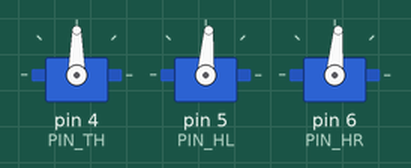
Bench run of a sketch on a simulated Arduino Uno, built with avr-gcc and run on an emulated ATmega328P. Shown: 3 × servo.

Above: at 0.05 s.
At 0.5 s:
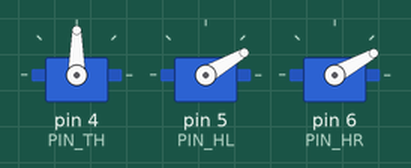
At 1.0 s:
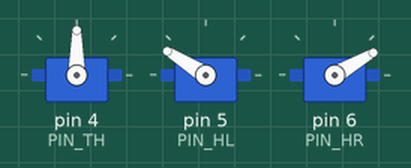
At 1.95 s:
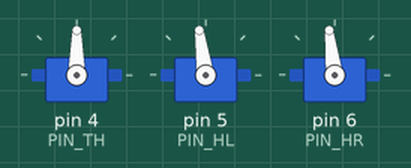
Timing chart, 0 to 4.6 s (numbered marks = the images above):
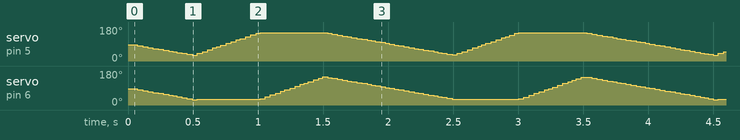

The sketch:

d1_bpm.ino
```cpp
/****************************************
myPOSE - tempo
by Shinjia Chen
Version: 1.0
****************************************/

int N_SERVOS = 3; // 伺服馬達的個數

// 參數：校正的位置 (要調整的角度)
int adj[]={ 0, 0, 0 };

// 參數：起始位置
int pos_home[]={ 90,90,90 };  // 起始位置
int pos[]={ 90,90,90 };  // 目前位置

// 參數：節拍設定 tempo: BPM (Beat per Minute)
int tempo = 120;

long millis_start = 0;
float beat_accumulation = 0.0;  // 起始必須為零
int base_interval_time = 10;  // 基礎間隔時間

bool debug_mode_servo = false;
bool debug_mode_tempo = false;
bool debug_mode_iteration = false;

// 硬體設定
#include <Servo.h>
Servo S0, S1, S2;

// 參數：各伺服馬達的腳位
#define PIN_TH 4
#define PIN_HL 5
#define PIN_HR 6


void servo_goto()
{
  S0.write(pos[0]+adj[0]);
  S1.write(180-pos[1]+adj[1]);  // for myPOSE Left Hand
  S2.write(pos[2]+adj[2]);

  if(debug_mode_servo)
  {
    Serial.println();
    Serial.print("Servo goto: ");
    Serial.print(pos[0]);
    Serial.print("  ");
    Serial.print(pos[1]);
    Serial.print("  ");
    Serial.print(pos[2]);
    Serial.print("  ");
  }
}


void servo_tempo(float beat, int pos_new[])
{
  float increment[N_SERVOS];
  unsigned long final_time, final_time1, final_time2;
  unsigned long interval_time;
  int iteration = 1;
  float stime;
  int segment = 0;
  int oneTime;
  int pos_old[] = { 0, 0, 0 };

  if(beat_accumulation==0.0)
  {
    millis_start = millis();
  }
  beat_accumulation += beat;  // 累計拍子數

  stime = beat * (60000/tempo);
  segment = stime/base_interval_time;

  final_time1 = millis() + stime;
  final_time2 = millis_start + (beat_accumulation*(60000/tempo));

  for(int i=0; i<N_SERVOS; i++)
  {
    pos_old[i] = pos[i];
    increment[i] = (segment==0.0) ? 0.0 : ((float)(pos_new[i]-pos[i])/(float)segment);
  }

  if(debug_mode_tempo)
  {
    Serial.println();
    Serial.println("================");
    Serial.print("beat=");
    Serial.print(beat);
    Serial.println();
    Serial.print("stime:");
    Serial.print(stime);
    Serial.println();
    Serial.print("segemnt:");
    Serial.print(stime/base_interval_time);
    Serial.println();
    Serial.print("Increment: ");
    Serial.print(increment[0]);
    Serial.println();
    Serial.print("final_time:");
    Serial.print(final_time1);
    Serial.print(", ");
    Serial.print(final_time2);
    Serial.println();
  }

  final_time = final_time2;
  iteration = 1;
  while(millis() < final_time)
  {
    if(debug_mode_iteration)
    {
      Serial.println();
      Serial.print("iteration=");
      Serial.print(iteration);
      Serial.print("  ");
    }

    interval_time = millis()+base_interval_time;

    oneTime=0;
    while(millis()<interval_time)
    {
      if(oneTime<1)
      {
        for(int i=0;i<N_SERVOS;i++)
        {
          pos[i] = pos_old[i] + (iteration * increment[i]);
        }
        iteration++;
        oneTime++;
        servo_goto();
      }

      if(debug_mode_iteration)
      {
        Serial.print(".");
      }
    }
  }

  for(int i=0;i<N_SERVOS;i++)
  {
    pos[i] = pos_new[i];
  }
  servo_goto();
}


void setup(void)
{
  Serial.begin(115200);

  S0.attach(PIN_TH);
  S1.attach(PIN_HL);
  S2.attach(PIN_HR);

  servo_goto();
}


void loop()
{
  int pos0[] = { 90,  0+90,   0+90 };
  int pos1[] = { 90, 60+90, -60+90 };
  int pos2[] = { 90,-60+90,  60+90 };
  int pos3[] = { 90,-60+90, -60+90 };

  servo_tempo(0, pos0);


  servo_tempo(1, pos1);
  servo_tempo(1, pos3);
  servo_tempo(1, pos2);
  servo_tempo(1, pos0);


  /*
  servo_tempo(0, pos1);  servo_tempo(1, pos);
  servo_tempo(0, pos3);  servo_tempo(1, pos);
  servo_tempo(0, pos2);  servo_tempo(1, pos);
  servo_tempo(0, pos0);  servo_tempo(1, pos);
  */

  /*
  for(int k=0; k<2; k++)
  {
    servo_tempo(0, pos1);  servo_tempo(0.5, pos);
    servo_tempo(0, pos3);  servo_tempo(0.5, pos);
    servo_tempo(0, pos2);  servo_tempo(0.5, pos);
    servo_tempo(0, pos0);  servo_tempo(0.5, pos);
  }
  */

  /*
  for(int k=0; k<4; k++)
  {
    servo_tempo(0, pos1);  servo_tempo(0.25, pos);
    servo_tempo(0, pos3);  servo_tempo(0.25, pos);
    servo_tempo(0, pos2);  servo_tempo(0.25, pos);
    servo_tempo(0, pos0);  servo_tempo(0.25, pos);
  }
  */

}
```
